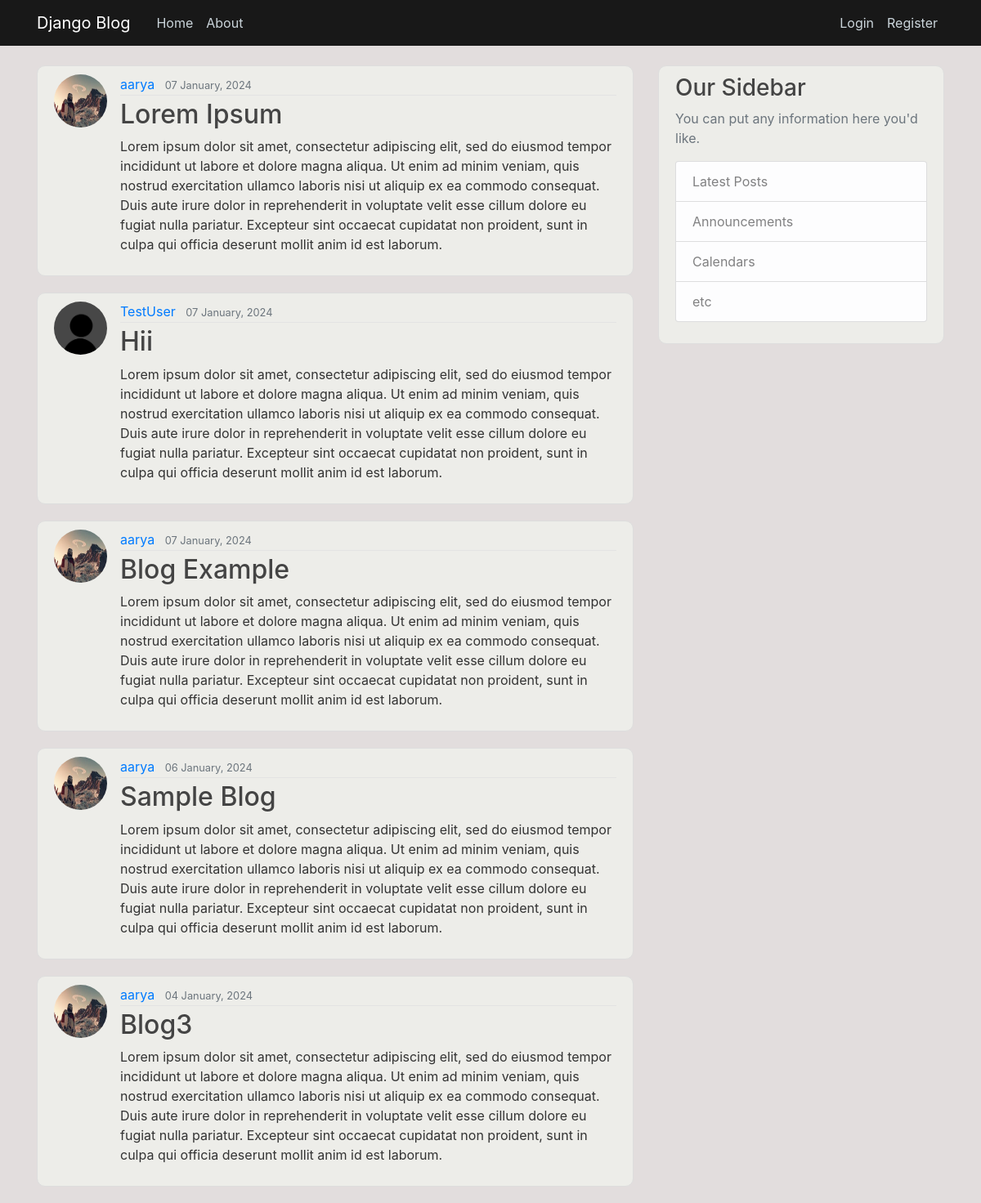
/, run on an earlier commit of the app's database.
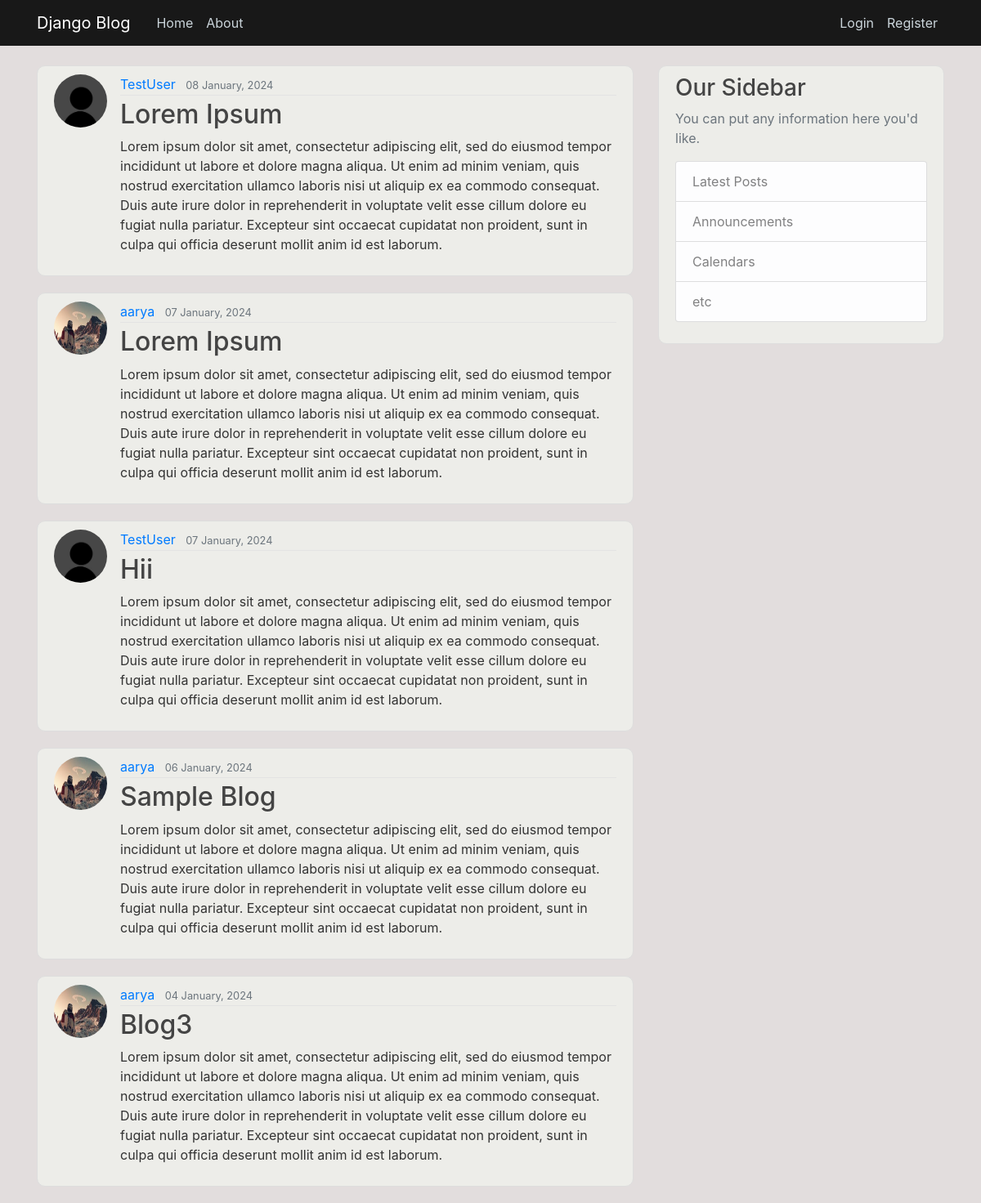
And on a later commit of the database.
### blog/models.py (models this page shows, shortened)
class Post(models.Model):
    title = models.CharField(max_length=100)
    content = models.TextField()
    date_posted = models.DateTimeField(default=timezone.now)
    author = models.ForeignKey(User, on_delete=models.CASCADE)

### users/models.py (models this page shows, shortened)
class Profile(models.Model):
    user = models.OneToOneField(User, on_delete=models.CASCADE)
    image = models.ImageField(default='default.jpg', upload_to='profile_pics')

### blog/views.py (the view)
# urls.py: path('',PostListView.as_view() , name='blog-home'),
class PostListView(ListView):
    model = Post
    template_name = 'blog/home.html'
    context_object_name = 'posts'
    ordering = ['-date_posted']
    paginate_by = 5

### blog/templates/blog/home.html
{% extends "blog/base.html" %}
{% block content %}
  {% for post in posts %}
    <article class="media content-section">
      <img class="rounded-circle article-img" src="{{ post.author.profile.image.url }}">
      <div class="media-body">
        <div class="article-metadata">
          <a class="mr-2" href="#">{{ post.author }}</a>
          <small class="text-muted">{{ post.date_posted|date:"d F, Y" }}</small>
        </div>
        <h2><a class="article-title" href="{% url 'post-detail' post.id %}">{{ post.title }}</a></h2>
        <p class="article-content">{{ post.content }}</p>
      </div>
    </article>
  {% endfor %}
{% endblock content %}

What changed in the data, as far as the page shows it:
removed Post: author.profile.image (picture), author "aarya", date_posted "07 January, 2024", title "Blog Example", content "Lorem ipsum dolor sit amet, consectetur adipiscing elit, sed do eiusmod tempor incididunt ut labore et dolore magna aliqua. Ut enim ad minim veniam, quis nostrud exercitation ullamco laboris nisi ut aliquip ex ea commodo consequat. Duis aute irure dolor in reprehenderit in voluptate velit esse cillum dolore eu fugiat nulla pariatur. Excepteur sint occaecat cupidatat non proident, sunt in culpa qui officia deserunt mollit anim id est laborum."
added Post: author.profile.image (placeholder picture), author "TestUser", date_posted "08 January, 2024", title "Lorem Ipsum", content "Lorem ipsum dolor sit amet, consectetur adipiscing elit, sed do eiusmod tempor incididunt ut labore et dolore magna aliqua. Ut enim ad minim veniam, quis nostrud exercitation ullamco laboris nisi ut aliquip ex ea commodo consequat. Duis aute irure dolor in reprehenderit in voluptate velit esse cillum dolore eu fugiat nulla pariatur. Excepteur sint occaecat cupidatat non proident, sunt in culpa qui officia deserunt mollit anim id est laborum."
